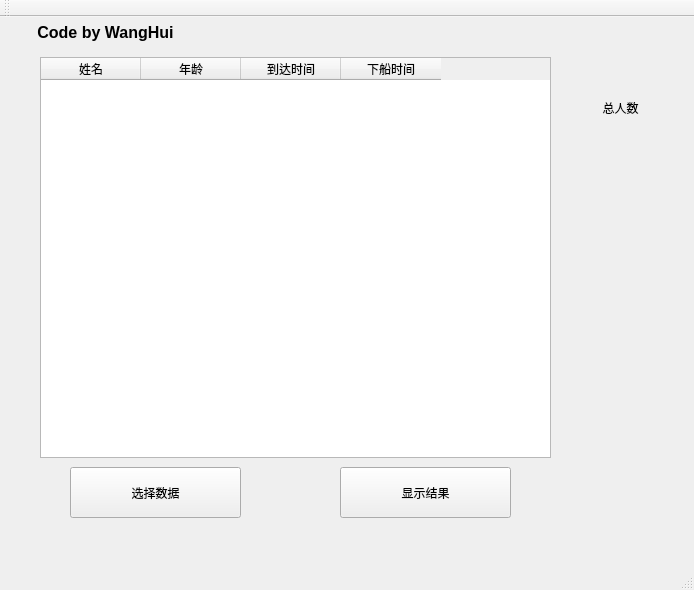
<?xml version="1.0" encoding="UTF-8"?>
<ui version="4.0">
 <class>FerrySystem</class>
 <widget class="QMainWindow" name="FerrySystem">
  <property name="geometry">
   <rect>
    <x>0</x>
    <y>0</y>
    <width>694</width>
    <height>590</height>
   </rect>
  </property>
  <property name="windowTitle">
   <string>FerrySystem</string>
  </property>
  <widget class="QWidget" name="centralWidget">
   <widget class="QTableWidget" name="tableWidget">
    <property name="geometry">
     <rect>
      <x>40</x>
      <y>40</y>
      <width>511</width>
      <height>401</height>
     </rect>
    </property>
    <property name="gridStyle">
     <enum>Qt::DashLine</enum>
    </property>
    <column>
     <property name="text">
      <string>姓名</string>
     </property>
     <property name="textAlignment">
      <set>AlignCenter</set>
     </property>
    </column>
    <column>
     <property name="text">
      <string>年龄</string>
     </property>
     <property name="textAlignment">
      <set>AlignCenter</set>
     </property>
    </column>
    <column>
     <property name="text">
      <string>到达时间</string>
     </property>
     <property name="textAlignment">
      <set>AlignCenter</set>
     </property>
    </column>
    <column>
     <property name="text">
      <string>下船时间</string>
     </property>
     <property name="textAlignment">
      <set>AlignCenter</set>
     </property>
    </column>
   </widget>
   <widget class="QPushButton" name="pushButton">
    <property name="geometry">
     <rect>
      <x>70</x>
      <y>450</y>
      <width>171</width>
      <height>51</height>
     </rect>
    </property>
    <property name="text">
     <string>选择数据</string>
    </property>
   </widget>
   <widget class="QPushButton" name="pushButton_2">
    <property name="geometry">
     <rect>
      <x>340</x>
      <y>450</y>
      <width>171</width>
      <height>51</height>
     </rect>
    </property>
    <property name="text">
     <string>显示结果</string>
    </property>
   </widget>
   <widget class="QLabel" name="label_3">
    <property name="geometry">
     <rect>
      <x>10</x>
      <y>0</y>
      <width>191</width>
      <height>31</height>
     </rect>
    </property>
    <property name="text">
     <string>&lt;html&gt;&lt;head/&gt;&lt;body&gt;&lt;p align=&quot;center&quot;&gt;&lt;span style=&quot; font-size:12pt; font-weight:600;&quot;&gt;Code by WangHui&lt;/span&gt;&lt;/p&gt;&lt;/body&gt;&lt;/html&gt;</string>
    </property>
   </widget>
   <widget class="QWidget" name="">
    <property name="geometry">
     <rect>
      <x>570</x>
      <y>49</y>
      <width>101</width>
      <height>151</height>
     </rect>
    </property>
    <layout class="QVBoxLayout" name="verticalLayout">
     <item>
      <widget class="QLabel" name="label">
       <property name="text">
        <string>总人数</string>
       </property>
       <property name="textFormat">
        <enum>Qt::RichText</enum>
       </property>
       <property name="alignment">
        <set>Qt::AlignCenter</set>
       </property>
       <property name="indent">
        <number>0</number>
       </property>
      </widget>
     </item>
     <item>
      <widget class="QLabel" name="label_2">
       <property name="text">
        <string/>
       </property>
       <property name="alignment">
        <set>Qt::AlignCenter</set>
       </property>
      </widget>
     </item>
    </layout>
   </widget>
  </widget>
  <widget class="QMenuBar" name="menuBar">
   <property name="geometry">
    <rect>
     <x>0</x>
     <y>0</y>
     <width>694</width>
     <height>22</height>
    </rect>
   </property>
  </widget>
  <widget class="QToolBar" name="mainToolBar">
   <attribute name="toolBarArea">
    <enum>TopToolBarArea</enum>
   </attribute>
   <attribute name="toolBarBreak">
    <bool>false</bool>
   </attribute>
  </widget>
  <widget class="QStatusBar" name="statusBar"/>
 </widget>
 <layoutdefault spacing="6" margin="11"/>
 <resources/>
 <connections/>
</ui>
